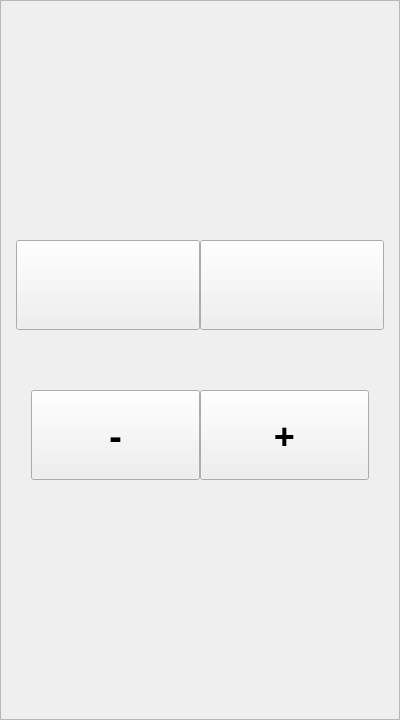
<?xml version="1.0" encoding="UTF-8"?>
<ui version="4.0">
 <class>AF</class>
 <widget class="QWidget" name="AF">
  <property name="geometry">
   <rect>
    <x>0</x>
    <y>0</y>
    <width>400</width>
    <height>720</height>
   </rect>
  </property>
  <property name="windowTitle">
   <string>AF</string>
  </property>
  <layout class="QHBoxLayout" name="horizontalLayout_2">
   <property name="leftMargin">
    <number>0</number>
   </property>
   <property name="topMargin">
    <number>0</number>
   </property>
   <property name="rightMargin">
    <number>0</number>
   </property>
   <property name="bottomMargin">
    <number>0</number>
   </property>
   <item>
    <widget class="QFrame" name="frame">
     <property name="maximumSize">
      <size>
       <width>9999</width>
       <height>9999</height>
      </size>
     </property>
     <property name="frameShape">
      <enum>QFrame::StyledPanel</enum>
     </property>
     <property name="frameShadow">
      <enum>QFrame::Raised</enum>
     </property>
     <layout class="QVBoxLayout" name="verticalLayout_3">
      <property name="spacing">
       <number>20</number>
      </property>
      <property name="leftMargin">
       <number>0</number>
      </property>
      <property name="topMargin">
       <number>0</number>
      </property>
      <property name="rightMargin">
       <number>0</number>
      </property>
      <property name="bottomMargin">
       <number>0</number>
      </property>
      <item>
       <layout class="QVBoxLayout" name="vbox2">
        <property name="spacing">
         <number>0</number>
        </property>
        <property name="topMargin">
         <number>80</number>
        </property>
        <property name="bottomMargin">
         <number>80</number>
        </property>
        <item>
         <layout class="QHBoxLayout" name="horizontalLayout">
          <property name="spacing">
           <number>0</number>
          </property>
          <property name="leftMargin">
           <number>15</number>
          </property>
          <property name="rightMargin">
           <number>15</number>
          </property>
          <item>
           <widget class="QPushButton" name="y_btn">
            <property name="sizePolicy">
             <sizepolicy hsizetype="Expanding" vsizetype="Fixed">
              <horstretch>0</horstretch>
              <verstretch>0</verstretch>
             </sizepolicy>
            </property>
            <property name="maximumSize">
             <size>
              <width>16777215</width>
              <height>90</height>
             </size>
            </property>
            <property name="font">
             <font>
              <family>Neue Haas Grotesk Text Pro</family>
              <pointsize>10</pointsize>
              <bold>true</bold>
             </font>
            </property>
            <property name="text">
             <string/>
            </property>
           </widget>
          </item>
          <item>
           <widget class="QPushButton" name="n_btn">
            <property name="sizePolicy">
             <sizepolicy hsizetype="Expanding" vsizetype="Fixed">
              <horstretch>0</horstretch>
              <verstretch>0</verstretch>
             </sizepolicy>
            </property>
            <property name="maximumSize">
             <size>
              <width>16777215</width>
              <height>90</height>
             </size>
            </property>
            <property name="font">
             <font>
              <family>Neue Haas Grotesk Text Pro</family>
              <pointsize>10</pointsize>
              <bold>true</bold>
             </font>
            </property>
            <property name="text">
             <string/>
            </property>
           </widget>
          </item>
         </layout>
        </item>
        <item>
         <spacer name="verticalSpacer">
          <property name="orientation">
           <enum>Qt::Vertical</enum>
          </property>
          <property name="sizeType">
           <enum>QSizePolicy::Fixed</enum>
          </property>
          <property name="sizeHint" stdset="0">
           <size>
            <width>20</width>
            <height>60</height>
           </size>
          </property>
         </spacer>
        </item>
        <item>
         <layout class="QHBoxLayout" name="horizontalLayout_5">
          <property name="spacing">
           <number>0</number>
          </property>
          <property name="leftMargin">
           <number>30</number>
          </property>
          <property name="rightMargin">
           <number>30</number>
          </property>
          <item>
           <widget class="QPushButton" name="mten">
            <property name="maximumSize">
             <size>
              <width>16777215</width>
              <height>90</height>
             </size>
            </property>
            <property name="font">
             <font>
              <family>Neue Haas Grotesk Text Pro</family>
              <pointsize>28</pointsize>
              <bold>true</bold>
             </font>
            </property>
            <property name="styleSheet">
             <string notr="true">background-color:none;</string>
            </property>
            <property name="text">
             <string>-</string>
            </property>
           </widget>
          </item>
          <item>
           <widget class="QPushButton" name="pten">
            <property name="maximumSize">
             <size>
              <width>16777215</width>
              <height>90</height>
             </size>
            </property>
            <property name="font">
             <font>
              <family>Neue Haas Grotesk Text Pro</family>
              <pointsize>28</pointsize>
              <bold>true</bold>
             </font>
            </property>
            <property name="styleSheet">
             <string notr="true">background-color:none;</string>
            </property>
            <property name="text">
             <string>+</string>
            </property>
           </widget>
          </item>
         </layout>
        </item>
       </layout>
      </item>
     </layout>
    </widget>
   </item>
  </layout>
 </widget>
 <resources/>
 <connections/>
</ui>
